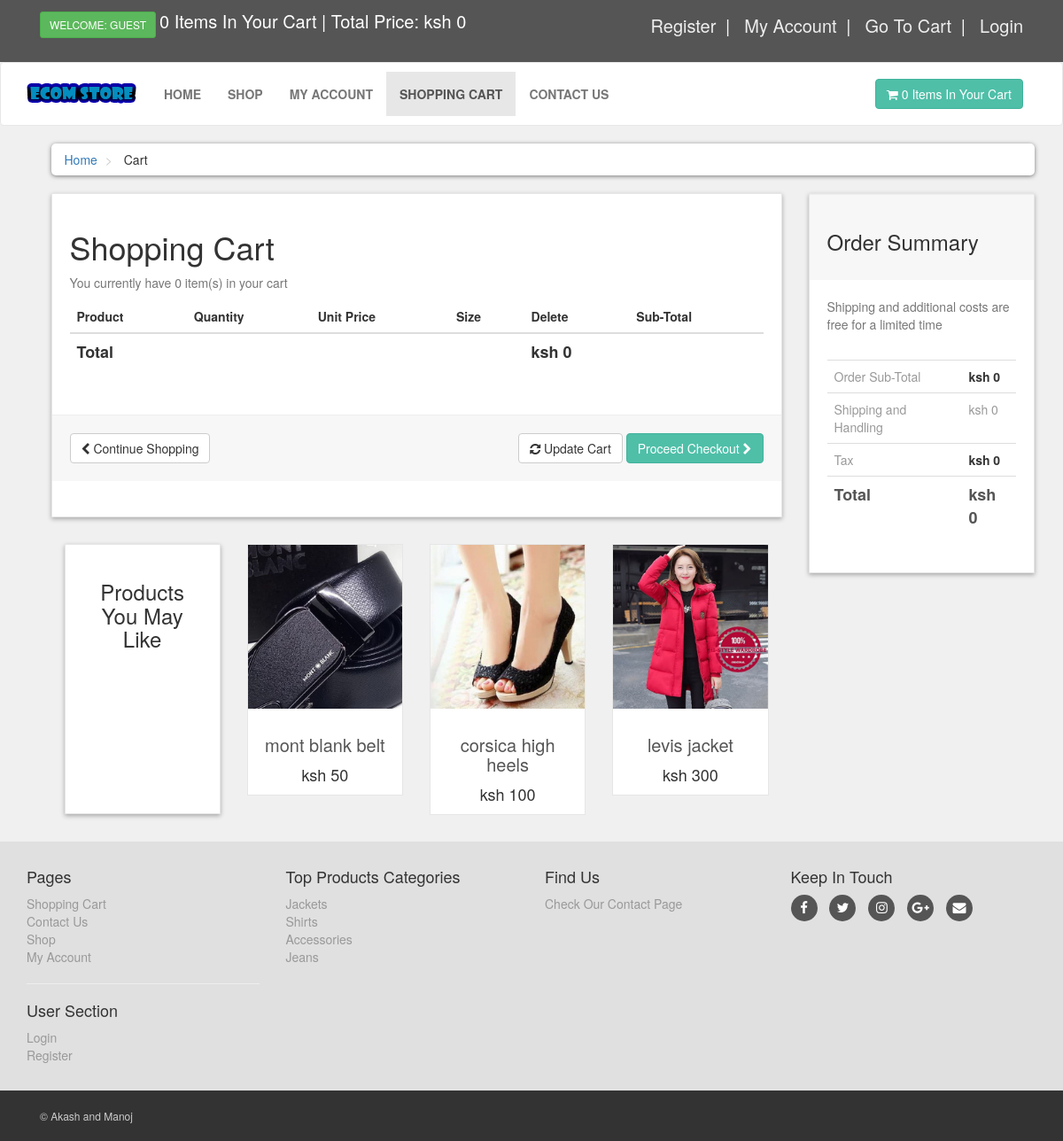
The app's page /cart.php with its own data.
### tables this page shows
CREATE TABLE `products` (
  `product_id` int(10) NOT NULL,
  `p_cat_id` int(10) NOT NULL,
  `cat_id` int(10) NOT NULL,
  `date` timestamp NOT NULL DEFAULT current_timestamp() ON UPDATE current_timestamp(),
  `product_title` text NOT NULL,
  `product_img1` text NOT NULL,
  `product_img2` text NOT NULL,
  `product_img3` text NOT NULL,
  `product_price` int(10) NOT NULL,
  `p_qty` int(10) NOT NULL,
  `product_desc` text NOT NULL
);

CREATE TABLE `product_categories` (
  `p_cat_id` int(10) NOT NULL,
  `p_cat_title` text NOT NULL,
  `p_cat_desc` text NOT NULL
);

### cart.php (the view, shortened to what this page needs)
<?php
    include("includes/header.php");
?>
   <div id="content">
       <div class="container">
           <div class=" col-md-12">
               <ul class="breadcrumb">
                   <li>
                       <a href="index.php">Home</a>
                   </li>
                   <li>
                       Cart
                   </li>
               </ul>
           </div>
           <div id="cart" class="col-md-9">
               <div class="box">
                   <form action="cart.php" method="post" enctype="multipart/form-data">
                       <h1>Shopping Cart</h1>
                       <?php
                       $ip_add = getRealIpUser();
                       $select_cart = "select * from cart where ip_add='$ip_add'";
                       $run_cart = mysqli_query($con,$select_cart);
                       $count = mysqli_num_rows($run_cart);
                       ?>
                       <p class="text-muted">You currently have <?php echo $count; ?> item(s) in your cart</p>
                       <div class="table-responsive">
                           <table class="table">
                               <thead>
                                   <tr>
                                       <th colspan="2">Product</th>
                                       <th>Quantity</th>
                                       <th>Unit Price</th>
                                       <th>Size</th>
                                       <th colspan="1">Delete</th>
                                       <th colspan="2">Sub-Total</th>
                                   </tr>
                               </thead>
                                  <?php
                                   $total = 0;
                                   ?>
                               <tfoot>
                                   <tr>
                                       <th colspan="5">Total</th>
                                       <th colspan="2">ksh <?php echo $total; ?></th>
                                   </tr>
                               </tfoot>
                           </table>
                       </div>
                       <div class="box-footer">
                           <div class="pull-left">
                               <a href="index.php" class="btn btn-default">
                                   <i class="fa fa-chevron-left"></i> Continue Shopping
                               </a>
                           </div>
                           <div class="pull-right">
                               <button type="submit" name="update" value="Update Cart" class="btn btn-default">
                                   <i class="fa fa-refresh"></i> Update Cart
                               </button>
                               <a href="checkout.php" class="btn btn-primary">
                                   Proceed Checkout <i class="fa fa-chevron-right"></i>
                               </a>
                           </div>
                       </div>
                   </form>
               </div>
               <div id="row same-heigh-row">
                   <div class="col-md-3 col-sm-6">
                       <div class="box same-height headline">
                           <h3 class="text-center">Products You May Like</h3>
                       </div>
                   </div>
                   <?php
                   $get_products = "select * from products order by rand() LIMIT 0,3";
                   $run_products = mysqli_query($con,$get_products);
                   while($row_products=mysqli_fetch_array($run_products)){
                       $pro_id = $row_products['product_id'];
                       $pro_title = $row_products['product_title'];
                       $pro_price = $row_products['product_price'];
                       $pro_img1 = $row_products['product_img1'];
                       echo "
                    <div class='col-md-3 col-sm-6 center-responsive'>
                       <div class='product same-height'>
                           <a href='details.php?pro_id=$pro_id'>
                               <img class='img-responsive' src='admin_area/product_images/$pro_img1' alt='Product 6'>
                            </a>
                            <div class='text'>
                                <h3><a href='details.php?pro_id=$pro_id'> $pro_title </a></h3>
                                <p class='price'>ksh $pro_price</p>
                            </div>
                        </div>
                   </div>
                       ";
                   }
                   ?>
               </div>
           </div>
           <div class="col-md-3">
               <div id="order-summary" class="box">
                   <div class="box-header">
                       <h3>Order Summary</h3>
                   </div>
                   <p class="text-muted">
                       Shipping and additional costs are free for a limited time
                   </p>
                   <div class="table-responsive">
                       <table class="table">
                           <tbody>
                               <tr>
                                   <td> Order Sub-Total </td>
                                   <th> ksh <?php echo $total; ?> </th>
                               </tr>
                               <tr>
                                   <td> Shipping and Handling </td>
                                   <td> ksh 0 </td>
                               </tr>
                               <tr>
                                   <td> Tax </td>
                                   <th> ksh 0 </th>
                               </tr>
                               <tr class="total">
                                   <td> Total </td>
                                   <th> ksh <?php echo $total; ?> </th>
                               </tr>
                           </tbody>
                       </table>
                   </div>
               </div>
           </div>
       </div>
   </div>
   <?php
    include("includes/footer.php");
    ?>

### includes/footer.php (shortened to what this page needs)
<div id="footer">
    <div class="container">
        <div class="row">
            <div class="col-sm-6 col-md-3">
               <h4>Pages</h4>
                <ul>
                    <li><a href="cart.php">Shopping Cart</a></li>
                    <li><a href="contact.php">Contact Us</a></li>
                    <li><a href="shop.php">Shop</a></li>
                    <li><a href="customer/my_account.php">My Account</a></li>
                </ul>
                <hr>
                <h4>User Section</h4>
                <ul>
                           <?php
                           if(!isset($_SESSION['customer_email'])){
                               echo"<a href='checkout.php'>Login</a>";
                           }else{
                              echo"<a href='customer/my_account.php?my_orders'>My Account</a>";
                           }
                           ?>
                    <li><a href="customer_register.php">Register</a></li>
                </ul>
            </div>
            <div class="com-sm-6 col-md-3">
                <h4>Top Products Categories</h4>
                <ul>
                    <?php
                        $get_p_cats = "select * from product_categories";
                        $run_p_cats = mysqli_query($con,$get_p_cats);
                        while($row_p_cats=mysqli_fetch_array($run_p_cats)){
                            $p_cat_id = $row_p_cats['p_cat_id'];
                            $p_cat_title = $row_p_cats['p_cat_title'];
                            echo "
                                <li>
                                    <a href='shop.php?p_cat=$p_cat_id'>
                                        $p_cat_title
                                    </a>
                                </li>
                            ";
                        }
                    ?>
                </ul>
            </div>
            <div class="col-sm-6 col-md-3">
                <h4>Find Us</h4>
                <a href="contact.php">Check Our Contact Page</a>
            </div>
                <h4>Keep In Touch</h4>
                <p class="social">
                    <a href="#" class="fa fa-facebook"></a>
                    <a href="#" class="fa fa-twitter"></a>
                    <a href="#" class="fa fa-instagram"></a>
                    <a href="#" class="fa fa-google-plus"></a>
                    <a href="#" class="fa fa-envelope"></a>
                </p>
        </div>
    </div>
</div>
<div id="copyright">
    <div class="container">
        <div class="col-md-6">
            <p class="pull-left">&copy; Akash and Manoj</p>
        </div>
    </div>
</div>

### styles/style.css (style rules this page uses)
body { font-size: 14px; line-height: 1.42857143; color: #333333; background: #f0f0f0; overflow-x: hidden; }
.btn-primary { color: rgb(255, 255, 255); background: rgb(79, 191, 168); border-color: rgb(65, 179, 156); }
.box { background: #ffffff; margin: 0 0 30px; border: solid 1px #e6e6e6; box-sizing: border-box; padding: 20px; box-shadow: 0px 2px 5px rgba(0, 0, 0, .3); }
#content { padding-left: 25px; }
#content .product { background: #ffffff; border: solid 1px #e6e6e6; margin-bottom: 30px; box-sizing: border-box; }
#content .product .text { padding: 10px 10px 0px; }
#content .product .text p.price { font-size: 18px; text-align: center; font-weight: 400; }
#content .product .text h3 { text-align: center; font-size: 20px; }
#content .product .text h3 a { color: rgb(85, 85, 85); }
.breadcrumb { padding: 8px 15px; margin-bottom: 20px; background: #ffffff; border-radius: 5px; box-shadow: 0px 1px 5px rgba(0, 0, 0, .5); }
.breadcrumb> li + li:before { content: ">\00a0"; color: #cccccc; }
#content .headline { height: 305px; }
#content #cart .table tfoot { font-size: 18px; }
.box .box-footer { background-color: #f7f7f7; margin: 30px -20px 20px; padding: 20px; border-top: 1px solid #eeeeee; }
.box .box-footer:before, .box .box-footer:after { content: ""; display: table; }
.box .box-footer:after { clear: both; }
.box .box-header { background-color: #f7f7f7; margin: -20px -20px 20px; padding: 20px; border-top: 1px solid #eeeeee; }
#content #order-summary table { margin-top: 20px; }
#content #order-summary table td { color: #999999; }
#content #order-summary table tr.total td, #content #order-summary table tr.total th { font-size: 18px; color: #555555; font-weight: 700; }
#footer { background: #e0e0e0; padding: 20px 0; }
#footer a { color: #999999; padding: 0; text-decoration: none; }
#footer ul { list-style: none; padding-left: 0px; }
#footer .social { text-align: left; }
#footer .social a { margin: 0px 10px 0px 0px; display: inline-block; color: #ffffff; width: 30px; height: 30px; border-radius: 15px; line-height: 30px; font-size: 15px; text-align: center; vertical-align: bottom; background: #555555; text-decoration: none; }
#copyright { background: #333333; color: #cccccc; padding: 20px 0px; font-size: 12px; }
#copyright p { margin: 0px; }

### records on screen
products: product_img1 (picture), product_title "mont blank belt", product_price "50"
products: product_img1 (picture), product_title "corsica high heels", product_price "100"
products: product_img1 (picture), product_title "levis jacket", product_price "300"
product_categories: p_cat_title "Jackets"
product_categories: p_cat_title "Shirts"
product_categories: p_cat_title "Accessories"
product_categories: p_cat_title "Jeans"

### other values on screen
$count_items "0 0"
$total "0"
$count "0"
